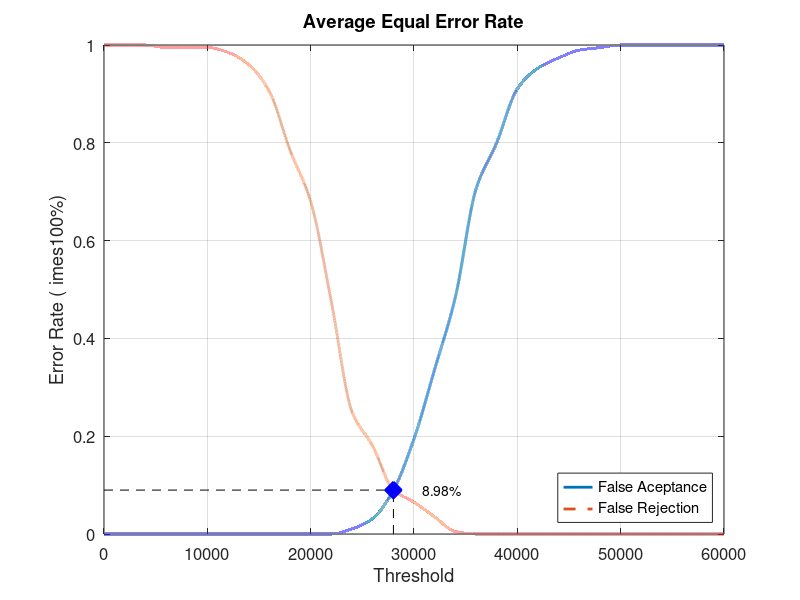
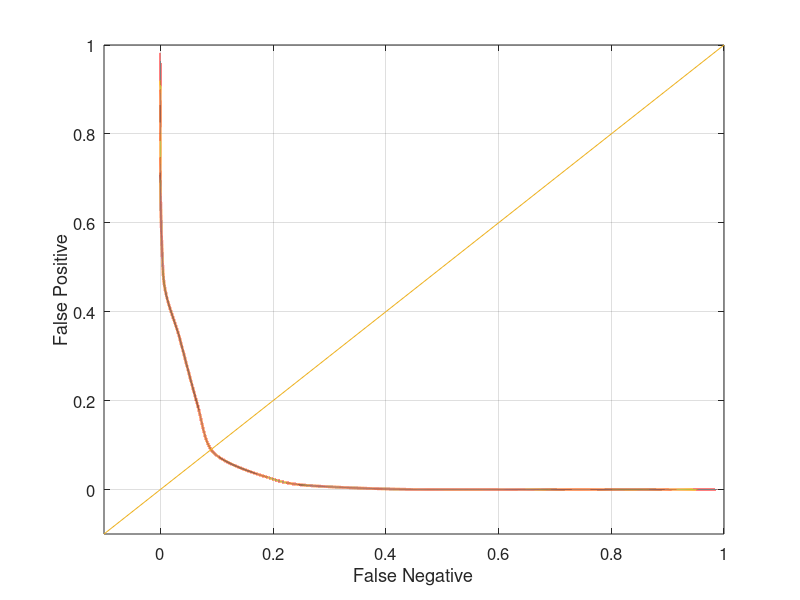

Recreate these plots in MATLAB, in order.
close all;
clear;
clc;
x = 0:2000:60000;
xq = 0:0.5:60000;

y0 = [0 0 0 0 0 0 0 0 0 0 0 0 0.0105263 0.0315789 0.0894737 0.194737 0.336842 0.484211 0.705263 0.8 0.910526 0.952632 0.973684 0.989474 0.994737 1 1 1 1 1 1]
yy0 = interp1(x, y0, xq, 'pchip');
y1 = [1 1 1 0.995 0.995 0.995 0.985 0.96 0.905 0.785 0.68 0.475 0.25 0.18 0.09 0.065 0.035 0.005 0 0 0 0 0 0 0 0 0 0 0 0 0]
yy1 = interp1(x, y1, xq, 'pchip');

% Calculating EER: 
y2 = abs(y0 - y1);
find(y2 == min(y2))
yy2 = abs(yy0 - yy1);
xEER = find(yy2 == min(yy2));
xEERIndex = xq(xEER) % X-axis EER
yEER = yy0(xEER) % Y-axis EER

main = figure
plot(xq, yy0,'-','LineWidth', 2);	hold on
plot(xq, yy1,'--','LineWidth', 2);	hold on
plot([xEERIndex xEERIndex], [0 yEER], 'k--');	hold on
plot([0 xEERIndex], [yEER yEER], 'k--');	hold on
plot(xEERIndex, yEER, 'bx', 'LineWidth', 10);	hold on
text(xEERIndex + 10 * xEERIndex / 100, yEER, [num2str(round((10000 * yEER)) / 100) '%'])
legend('False Aceptance', 'False Rejection', 'Location', 'SouthEast')
xlabel('Threshold')
ylabel('Error Rate (	imes100%)')
title('Average Equal Error Rate')
set(gca, 'FontSize', 12)
axis([0 60000 0 1])
grid on

print(main, 'Database3_4Main', '-dpng');
FNRxFPR = figure('Color', [1 1 1]);
plot(yy1, yy0, '-', yy1, yy0, 'LineWidth', 2);
hold on
y = -0.1:0.1:1
plot(y, y); 
set(gca, 'FontSize', 12)
xlabel('False Negative')
ylabel('False Positive')
axis([-0.1 1 -0.1 1])
set(gca, 'FontSize', 12)
grid on

print(FNRxFPR, 'Database3_4FNRxFPR','-dpng');
